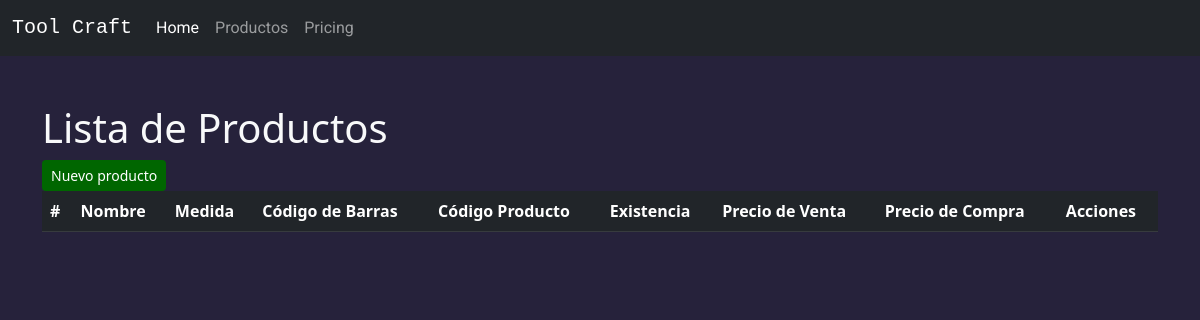
The app's page /productos/, older data.
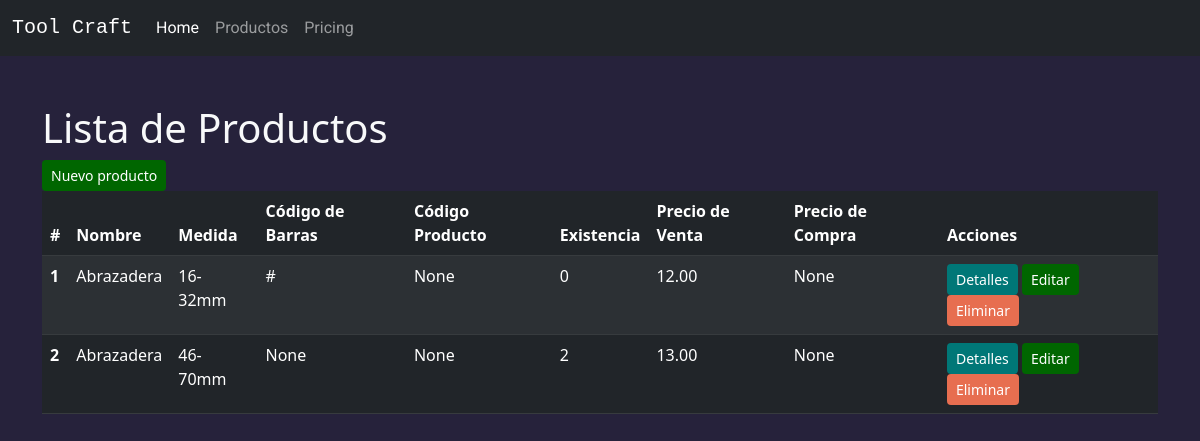
The same page, newer data.
### Inventario/models.py (models this page shows, shortened)
class Producto(models.Model):
    nombre = models.CharField(max_length=255, verbose_name='Nombre del Producto')
    medida = models.CharField(max_length=255, verbose_name='Medida (por ejemplo: cm, pulg, kg, oz o litros)', blank=True, null=True,)
    codigo_barras = models.CharField(max_length=255, verbose_name="Codigo de Barra", blank=True, null=True,)
    codigo_producto = models.CharField(blank=True, null=True, unique= True, max_length=25, verbose_name='Codigo Producto')
    existencia = models.PositiveIntegerField(verbose_name='Existencias Disponible', blank=True, null=True,)
    precio_venta = models.DecimalField(max_digits=10, decimal_places=2, verbose_name='Precio de Venta', blank=True, null=True,)
    precio_compra = models.DecimalField(max_digits=10, decimal_places=2, verbose_name='Precio de Compra', blank=True, null=True,)
    fecha_creacion = models.DateField(auto_now_add=True, verbose_name='Fecha de Creación')
    imagen = models.ImageField(blank=True, null=True, verbose_name='Imagen del Producto')
    class Meta:
        verbose_name_plural = 'Productos'

### Inventario/views.py (the view)
# urls.py: path('productos/', ProductoListView.as_view(), name='producto_list'),
class ProductoListView(ListView):
    model = Producto
    template_name = 'producto_list.html'
    context_object_name = 'productos'

### Inventario/templates/producto_list.html (shortened to what this page needs)
{% extends 'base.html' %}
{%load static%}
{%block extra_css%}
<link rel="stylesheet" href="https://cdn.datatables.net/2.0.0/css/dataTables.dataTables.css">
<link  rel="stylesheet" type="text/css" href="https://cdnjs.cloudflare.com/ajax/libs/twitter-bootstrap/5.3.0/css/bootstrap.min.css">
{%endblock%}
{% block content %}
<div class="container mt-5 mb-5" >
    <h1 >Lista de Productos</h1>
    <a href="{% url 'producto_create'%}" class="btn btn-custom-warning btn-sm">Nuevo producto</a>
    <div>
        <div class="dt-conteiner dt-bootstrap5" >
            <table class="table table-dark table-striped " id="productosTable" >
                <thead>
                <tr>
                    <th scope="col">#</th>
                    <th scope="col">Nombre</th>
                    <th scope="col">Medida</th>
                    <th scope="col">Código de Barras</th>
                    <th scope="col">Código Producto</th>
                    <th scope="col">Existencia</th>
                    <th scope="col">Precio de Venta</th>
                    <th scope="col">Precio de Compra</th>
                    <th scope="col">Acciones</th>
                </tr>
                </thead>
                <tbody>
                {% for producto in object_list %}
                    <tr>
                    <th scope="row">{{ forloop.counter }}</th>
                    <td>{{ producto.nombre }}</td>
                    <td>{{ producto.medida }}</td>
                    <td>{{ producto.codigo_barras }}</td>
                    <td>{{ producto.codigo_producto }}</td>
                    <td>{{ producto.existencia }}</td>
                    <td>{{ producto.precio_venta }}</td>
                    <td>{{ producto.precio_compra }}</td>
                    <td>
                        <a href="{% url 'producto_detail' producto.pk %}" class="btn btn-custom-info btn-sm">Detalles</a>
                        <a href="{% url 'producto_update' producto.pk %}" class="btn btn-custom-warning btn-sm">Editar</a>
                        <a href="{% url 'producto_delete' producto.pk %}" class="btn btn-custom-danger btn-sm">Eliminar</a>
                    </td>
                    </tr>
                {% endfor %}
                </tbody>
            </table>
        </div>
    </div>
</div>
{% endblock %}

### templates/base.html (shortened to what this page needs)
<!DOCTYPE html>
<html lang="es" data-bs-theme="dark">
<head>
    {% load static %}
    <link href="https://cdn.jsdelivr.net/npm/bootstrap@5.3.0/dist/css/bootstrap.min.css" rel="stylesheet">
    <link href = "{% static 'css/styleTC.css' %}" rel="stylesheet"/>
    {% block extra_css %}{% endblock %}
</head>
<body class ="text-light"style="background-color: #212529;">
    <nav class="navbar navbar-expand-lg navbar-dark bg-dark">
        <div class="container-fluid">
            <a class="navbar-brand" href="{% url 'mainpage' %}">Tool Craft</a>
            <div class="collapse navbar-collapse" id="navbarNav">
                <ul class="navbar-nav">
                    <li class="nav-item">
                        <a class="nav-link active" aria-current="page" href="{% url 'mainpage' %}">Home</a>
                    </li>
                    <li class="nav-item">
                        <a class="nav-link" href="{% url 'producto_list' %}">Productos</a>
                    </li>
                    <li class="nav-item">
                        <a class="nav-link" href="#">Pricing</a>
                    </li>
                </ul>
            </div>
        </div>
    </nav>
    {% block content %}{% endblock %}
</body>
</html>

### static/css/styleTC.css (style rules this page uses)
body { font-family: "Roboto", Helvetica, sans-serif; background-color: #26223b!important; color: white!important; }
h1, h2, h3, p, a { color: white; }
.navbar { font-family: "Courier New", monospace; background-color: #26223b; color: white; }
ul { padding:0; margin:0; display: flex; flex-wrap: wrap; }
ul li { list-style: none; font-family: "Roboto", Helvetica, sans-serif; }
ul li a { text-decoration: none; color: #3d3d3d; font-size: 22px; display: block; padding: 18px 15px; position: relative; }
ul li a:before { content:''; position: absolute; top: 0; left: 0; width: 100%; height: 2px; background-color: #e76e50; transform: scalex(0); transform-origin: left; transition: all 0.5s; }
ul li a:after { content:''; position: absolute; bottom: 0; left:0; width: 100%; height: 2px; background-color: #e76e50; transform: scalex(0); transform-origin: right; transition: all 0.5s; }
.btn-custom-info { color: #ffffff!important; background-color: #007777 !important; border-color: #007777; }
.btn-custom-warning { color: #ffffff!important; background-color: #006600 !important; border-color: #006600; }
.btn-custom-danger { color: #ffffff!important; background-color: #e76e50 !important; border-color: #e76e50; }

Row changes from the older to the newer data that the page shows:
added Producto: nombre "Abrazadera", medida "16-32mm", codigo_barras "#", codigo_producto "None", existencia "0", precio_venta "12.00", precio_compra "None"
added Producto: nombre "Abrazadera", medida "46-70mm", codigo_barras "None", codigo_producto "None", existencia "2", precio_venta "13.00", precio_compra "None"
